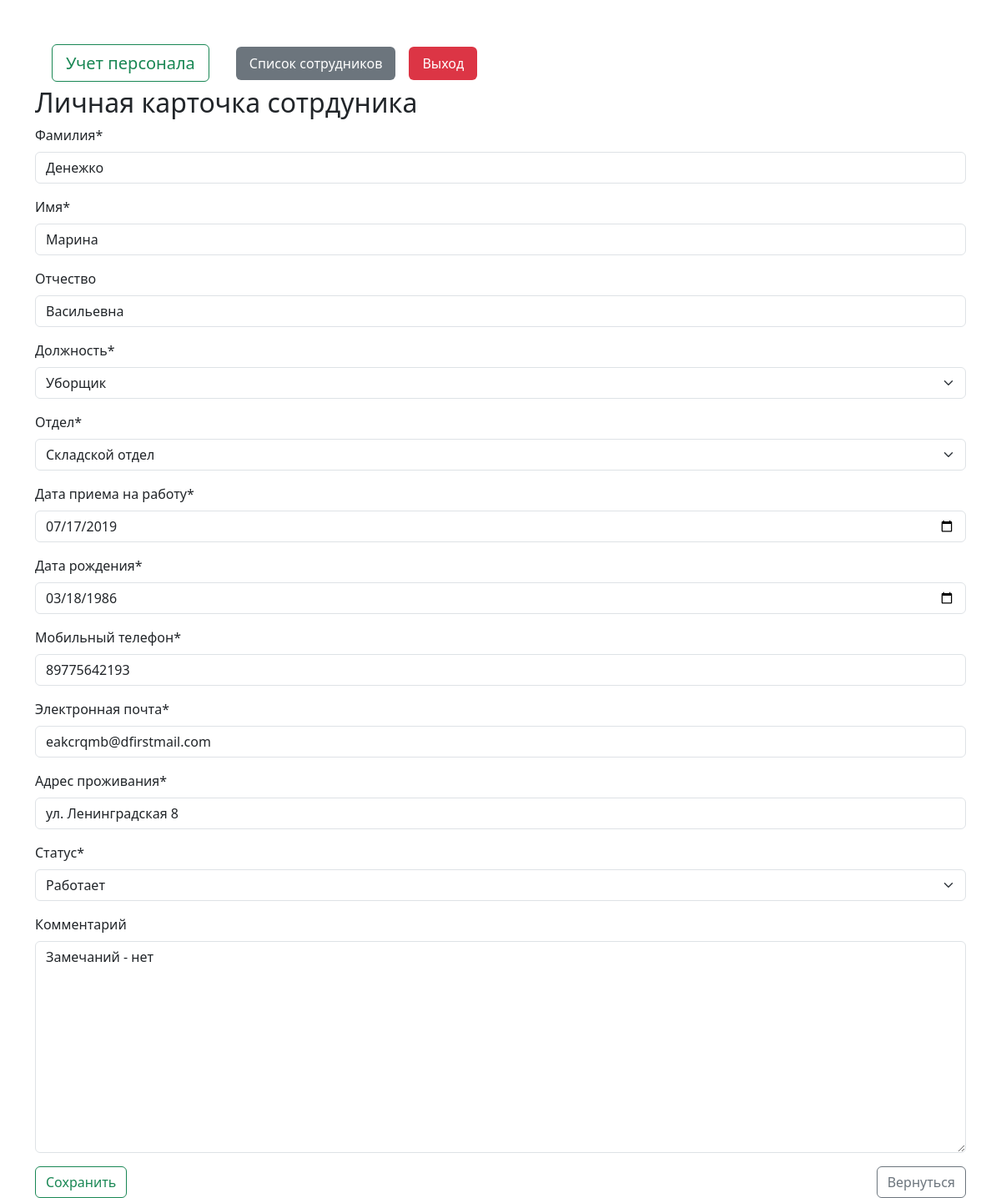
/employees/edit/19/ (signed in), run on the app's committed database.
### staff/models.py (models this page shows, shortened)
class Employee(models.Model):
    POSITION_CHOICES = [
        ('Продавец-кассир', 'Продавец-кассир'),
        ('Приёмщик товара', 'Приёмщик товара'),
        ('Комплектовщик', 'Комплектовщик'),
        ('Сборщик', 'Сборщик заказов'),
        ('Дир. магазина', 'Директор магазина'),
        ('Зам. директора', 'Заместитель директора'),
        ('Кладовщик', 'Кладовщик'),
        ('Охранник', 'Сотрудники службы безопасности'),
        ('Уборщик', 'Уборщик '),
        ('Сис. админ', 'Системный администратор'),
        ('Менеджер', 'Менеджер по персоналу '),
        ('Бухгалтер', 'Бухгалтер'),
    ]
    DEPARTMENT_CHOICES = [
        ('Отдел продаж', 'Отдел продаж'),
        ('Тех. отдел', 'Технический отдел'),
        ('Отдел кадров', 'Отдел кадров'),
        ('Экн. отдел', 'Финансово-экономический отдел'),
        ('Отдел безопасности', 'Отдел безопасности'),
        ('Складской отдел', 'Складской отдел'),
        ('Отдел приёма товара', 'Отдел приёма товара'),
    ]
    STATUS_CHOICES = [
        ('Работает', 'Работает'),
        ('Уволен', 'Уволен'),
    ]
    id = models.AutoField(primary_key=True, verbose_name='ID')
    last_name = models.CharField(max_length=100, verbose_name='Фамилия')
    first_name = models.CharField(max_length=100, verbose_name='Имя')
    middle_name = models.CharField(max_length=100, blank=True, null=True, verbose_name='Отчество')
    position = models.CharField(max_length=100, choices=POSITION_CHOICES, verbose_name='Должность')
    department = models.CharField(max_length=100, choices=DEPARTMENT_CHOICES, verbose_name='Отдел')
    hire_date = models.DateField(verbose_name='Дата приема на работу')
    birth_date = models.DateField(verbose_name='Дата рождения')
    phone_number = models.CharField(max_length=15, verbose_name='Мобильный телефон')
    email = models.EmailField(verbose_name='Электронная почта')
    address = models.CharField(max_length=255, verbose_name='Адрес проживания')
    status = models.CharField(max_length=10, choices=STATUS_CHOICES, verbose_name='Статус')
    projects = models.TextField(blank=True, null=True, verbose_name='Комментарий')

### staff/views.py (the view)
# urls.py: path('edit/<int:pk>/', views.employee_edit, name='employee_edit'),
@login_required
def employee_edit(request, pk):
    employee = get_object_or_404(Employee, pk=pk)
    if request.method == 'POST':
        form = EmployeeForm(request.POST, instance=employee)
        if form.is_valid():
            form.save()
            return redirect('employee_list')
    else:
        form = EmployeeForm(instance=employee)
    return render(request, 'employee_form.html', {'form': form})

### staff/forms.py
class EmployeeForm(forms.ModelForm):
    class Meta:
        model = Employee
        fields = '__all__'
        widgets = {
            'hire_date': forms.DateInput(attrs={'type': 'date'}),
            'birth_date': forms.DateInput(attrs={'type': 'date'}),
        }

### staff/templates/employee_form.html (shortened to what this page needs)
{% extends 'base.html' %}
{% load crispy_forms_filters %}
{% block content %}
    <h2>Личная карточка сотрдуника</h2>
    <form method="post">
        {{ form|crispy }}
        <button type="submit" class="btn btn-outline-success">Сохранить</button>
        <a href="{% url 'employee_list' %}" class="btn btn-outline-secondary float-end">Вернуться</a>
    </form>
{% endblock %}

### data on the page
Employee: last_name "Денежко", first_name "Марина", middle_name "Васильевна", position "Уборщик", department "Складской отдел", hire_date "07/17/2019", birth_date "03/18/1986", phone_number "89775642193", email "eakcrqmb@dfirstmail.com", address "ул. Ленинградская 8", status "Работает", projects "Замечаний - нет"
